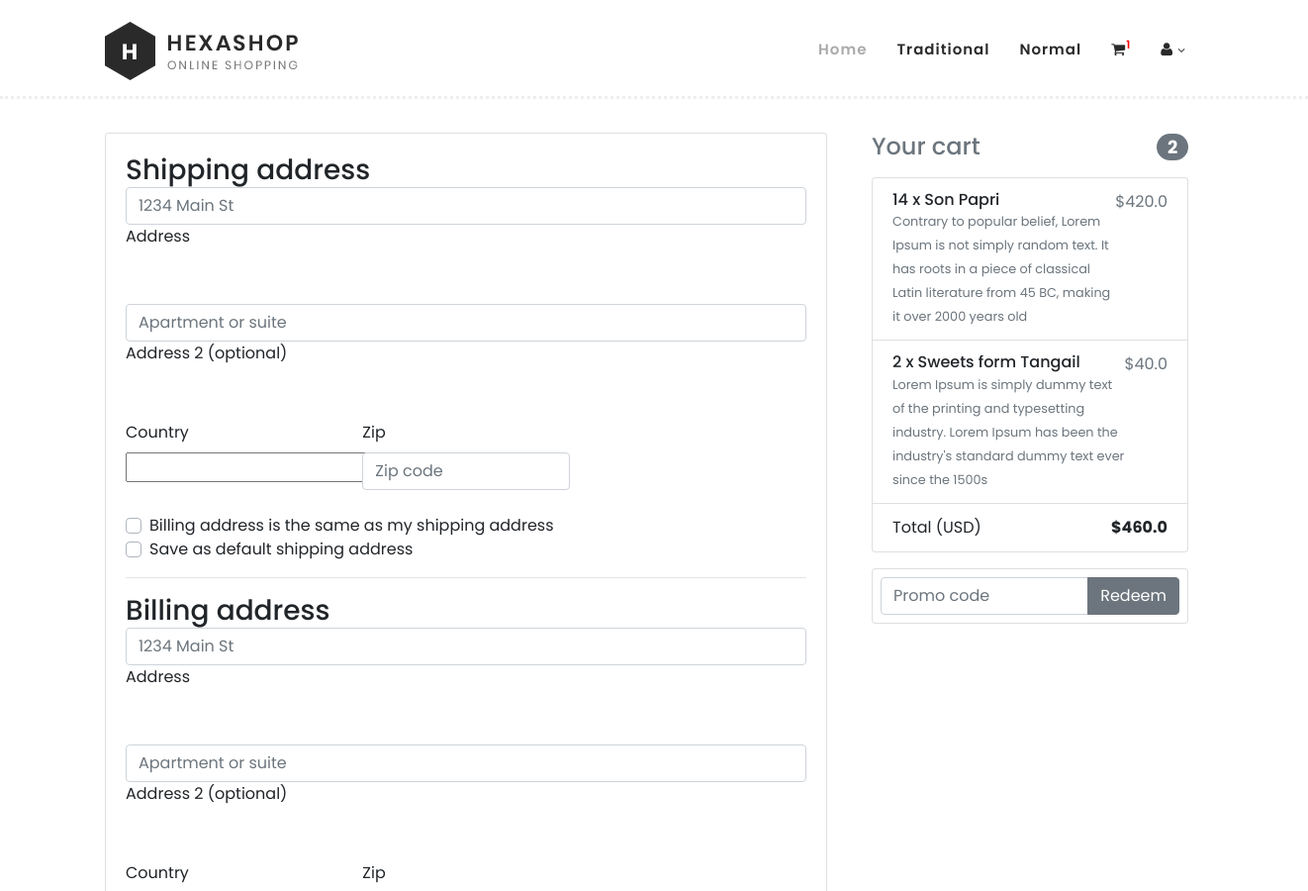
The app's page /checkout/ (signed in, upper part), older data.
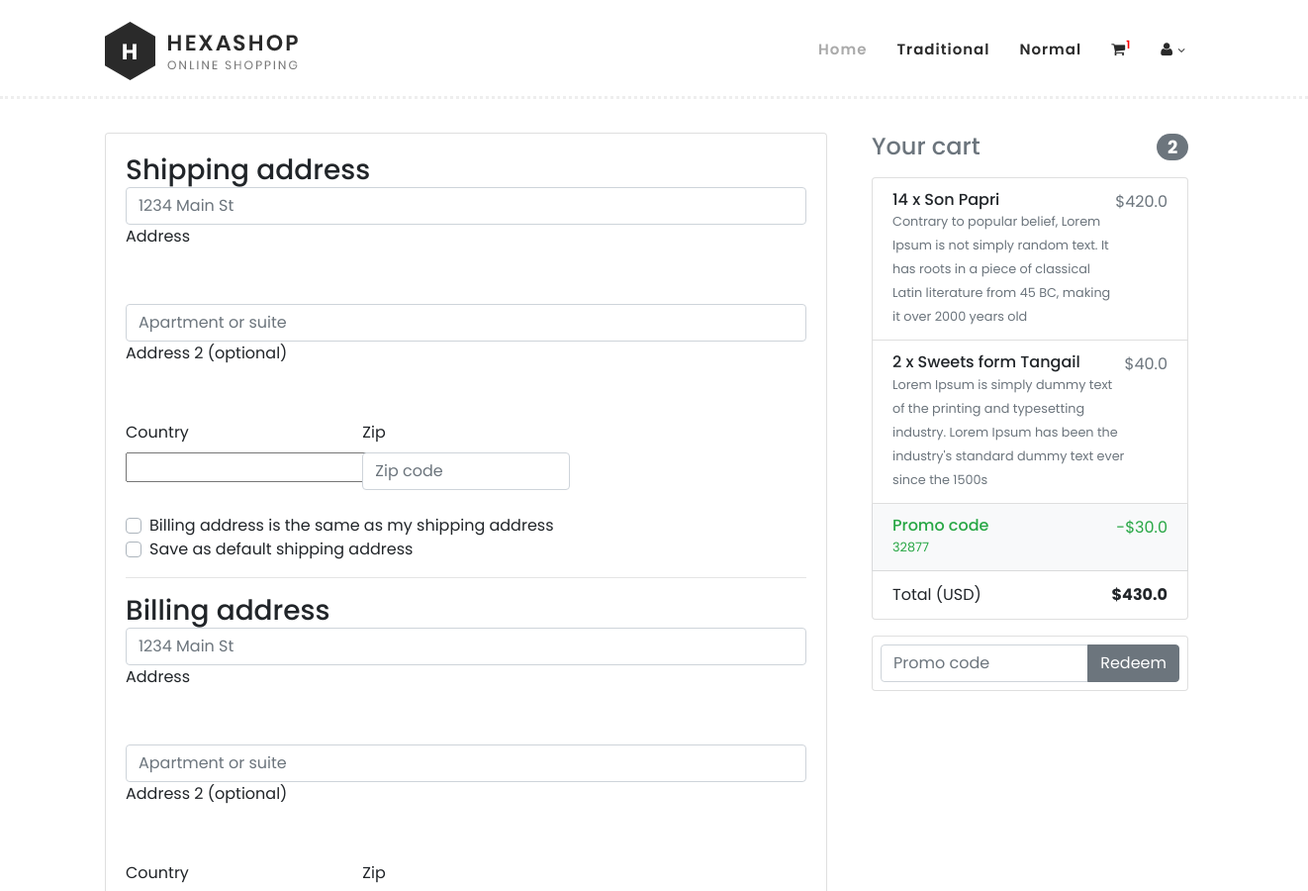
The same page, newer data.
### core/models.py (models this page shows, shortened)
class Order(models.Model):
    user = models.ForeignKey(settings.AUTH_USER_MODEL, on_delete=models.CASCADE)
    ref_code = models.CharField(max_length=20, blank=True, null=True)
    items = models.ManyToManyField(OrderItem)
    start_date = models.DateTimeField(auto_now_add=True)
    ordered_date = models.DateTimeField()
    ordered = models.BooleanField(default=False)
    shipping_address = models.ForeignKey(
        'Address', related_name='shipping_address', on_delete=models.SET_NULL, blank=True, null=True)
    billing_address = models.ForeignKey(
        'Address', related_name='billing_address', on_delete=models.SET_NULL, blank=True, null=True)
    payment = models.ForeignKey('Payment', on_delete=models.SET_NULL, blank=True, null=True)
    coupon = models.ForeignKey('Coupon', on_delete=models.SET_NULL, blank=True, null=True)
    being_delivered = models.BooleanField(default=False)
    received = models.BooleanField(default=False)
    refund_requested = models.BooleanField(default=False)
    refund_grandted = models.BooleanField(default=False)
    def get_total(self):
        total = 0
        for order_item in self.items.all():
            total += order_item.get_final_price()
        if self.coupon:
            total -= self.coupon.amount
        return total

class OrderItem(models.Model):
    user = models.ForeignKey(settings.AUTH_USER_MODEL, on_delete=models.CASCADE)
    ordered = models.BooleanField(default=False)
    item = models.ForeignKey(Item, on_delete=models.CASCADE)
    quantity = models.IntegerField(default=1)
    def get_total_discount_item_price(self):
        return self.quantity * self.item.discount_price
    def get_final_price(self):
        if self.item.discount_price:
            return self.get_total_discount_item_price()
        return self.get_total_item_price()

class Item(models.Model):
    title = models.CharField(max_length=100)
    price = models.FloatField()
    discount_price = models.FloatField(blank=True, null = True)
    category = models.CharField(choices=CATEGORY_CHOICES, max_length=2)
    label = models.CharField(choices=LABEL_CHOICES, max_length=1)
    slug = models.SlugField()
    description = models.TextField()
    image = models.ImageField()

class Coupon(models.Model):
    code = models.CharField(max_length=15)
    amount = models.FloatField()

### core/views.py (the view, shortened to what this page needs)
# urls.py: path('checkout/', CheckoutView.as_view(), name='checkout'),
class CheckoutView(View):
    @method_decorator(login_required)
    def get(self, *args, **kwargs):
        try:
            order = Order.objects.get(user=self.request.user, ordered=False)
            form = CheckoutForm()
            context = {
                'form' : form,
                'couponform' : CouponForm(),
                'order' : order,
                'DISPLAY_COUPON_FORM' : True
            }
            shipping_address_qs = Address.objects.filter(
                user = self.request.user,
                address_type = 'S',
                default = True
            )
            if shipping_address_qs.exists():
                context.update({'default_shipping_address': shipping_address_qs[0]})
            billing_address_qs = Address.objects.filter(
                user = self.request.user,
                address_type = 'B',
                default=True
            )
            if billing_address_qs.exists():
                context.update({'default_billing_address': billing_address_qs[0]})
            return render(self.request, "checkout.html", context)
        except ObjectDoesNotExist:
            messages.info(self.request, "You do not have an active order")
            return redirect('core:chechout')

### core/forms.py
class CheckoutForm(forms.Form):
    shipping_address = forms.CharField(required=False)
    shipping_address2 = forms.CharField(required=False)
    shipping_country = CountryField(blank_label='(select country)').formfield(
        required=False,
        widget=CountrySelectWidget(attrs={
            'class': 'custom-select d-block w-100',
        }))
    shipping_zip = forms.CharField(required=False)
    billing_address = forms.CharField(required=False)
    billing_address2 = forms.CharField(required=False)
    billing_country = CountryField(blank_label='(select country)').formfield(
        required=False,
        widget=CountrySelectWidget(attrs={
            'class': 'custom-select d-block w-100',
        }))
    billing_zip = forms.CharField(required=False)
    same_billing_address = forms.BooleanField(required=False)
    set_default_shipping = forms.BooleanField(required=False)
    use_default_shipping = forms.BooleanField(required=False)
    set_default_billing = forms.BooleanField(required=False)
    use_default_billing = forms.BooleanField(required=False)
    payment_option = forms.ChoiceField(
        widget=forms.RadioSelect, choices=PAYMENT_CHOICES)

### templates/checkout.html (shortened to what this page needs)
{% extends "base.html" %}
{% block content %}
  <main >
    <div class="container wow fadeIn">
      <h2 class="my-5 h2 text-center">Checkout form</h2>
      <div class="row">
        <div class="col-md-8 mb-4">
          <div class="card">
            <form method="POST" class="card-body">
              <h3>Shipping address</h3>
              <div class='hideable_shipping_form'>
                <div class="md-form mb-5">
                  <input type='text' placeholder='1234 Main St' id='shipping_address' name='shipping_address' class='form-control' />
                  <label for="shipping_address" class="">Address</label>
                </div>
                <div class="md-form mb-5">
                  <input type='text' placeholder='Apartment or suite' id='shipping_address2' name='shipping_address2' class='form-control' />
                  <label for="shipping_address2" class="">Address 2 (optional)</label>
                </div>
                <div class="row">
                  <div class="col-lg-4 col-md-12 mb-4">
                    <label for="country">Country</label>
                    {{ form.shipping_country }}
                  </div>
                  <div class="col-lg-4 col-md-6 mb-4">
                    <label for="shipping_zip">Zip</label>
                    <input type='text' placeholder='Zip code' id='shipping_zip' name='shipping_zip' class='form-control' />
                  </div>
                </div>
                <div class="custom-control custom-checkbox">
                  <label class="custom-control-label" for="same_billing_address">Billing address is the same as my shipping address</label>
                </div>
                <div class="custom-control custom-checkbox">
                  <label class="custom-control-label" for="set_default_shipping">Save as default shipping address</label>
                </div>
              </div>
              <hr>
              <h3>Billing address</h3>
              <div class='hideable_billing_form'>
                <div class="md-form mb-5">
                  <input type='text' placeholder='1234 Main St' id='billing_address' name='billing_address' class='form-control' />
                  <label for="billing_address" class="">Address</label>
                </div>
                <div class="md-form mb-5">
                  <input type='text' placeholder='Apartment or suite' id='billing_address2' name='billing_address2' class='form-control' />
                  <label for="billing_address2" class="">Address 2 (optional)</label>
                </div>
                <div class="row">
                  <div class="col-lg-4 col-md-12 mb-4">
                    <label for="country">Country</label>
                  </div>
                  <div class="col-lg-4 col-md-6 mb-4">
                    <label for="billing_zip">Zip</label>
                  </div>
                </div>
              </div>
            </form>
          </div>
        </div>
        <div class="col-md-4 mb-4">
          {% include "order_snippet.html" %}
        </div>
      </div>
    </div>
  </main>
{% endblock content %}

### templates/order_snippet.html (shortened to what this page needs)
<div class="col-md-12 mb-4">
    <h4 class="d-flex justify-content-between align-items-center mb-3">
    <span class="text-muted">Your cart</span>
    <span class="badge badge-secondary badge-pill">{{ order.items.count }}</span>
    </h4>
    <ul class="list-group mb-3 z-depth-1">
    {% for order_item in order.items.all %}
    <li class="list-group-item d-flex justify-content-between lh-condensed">
        <div>
        <h6 class="my-0">{{ order_item.quantity }} x {{ order_item.item.title}}</h6>
        <small class="text-muted">{{ order_item.item.description}}</small>
        </div>
        <span class="text-muted">${{ order_item.get_final_price }}</span>
    </li>
    {% endfor %}
    {% if order.coupon %}
    <li class="list-group-item d-flex justify-content-between bg-light">
        <div class="text-success">
        <h6 class="my-0">Promo code</h6>
        <small>{{ order.coupon.code }}</small>
        </div>
        <span class="text-success">-${{ order.coupon.amount }}</span>
    </li>
    {% endif %}
    <li class="list-group-item d-flex justify-content-between">
        <span>Total (USD)</span>
        <strong>${{ order.get_total }}</strong>
    </li>
    </ul>
    {% if DISPLAY_COUPON_FORM %}
    <form class="card p-2" action="{% url 'core:add-coupon' %}" method="POST">
        <div class="input-group">
            {{ couponform.code }}
            <div class="input-group-append">
            <button class="btn btn-secondary btn-md waves-effect m-0" type="submit">Redeem</button>
            </div>
        </div>
    </form>
    {% endif %}
</div>

Row changes from the older to the newer data that the page shows:
changed Order: coupon_id empty → 1 (drawn); coupon.code (not shown) → "32877"; coupon.amount (not shown) → "30.0"; get_total "460.0" → "430.0"
Text that changed along with them:
text now shown: "Promo code -$"
